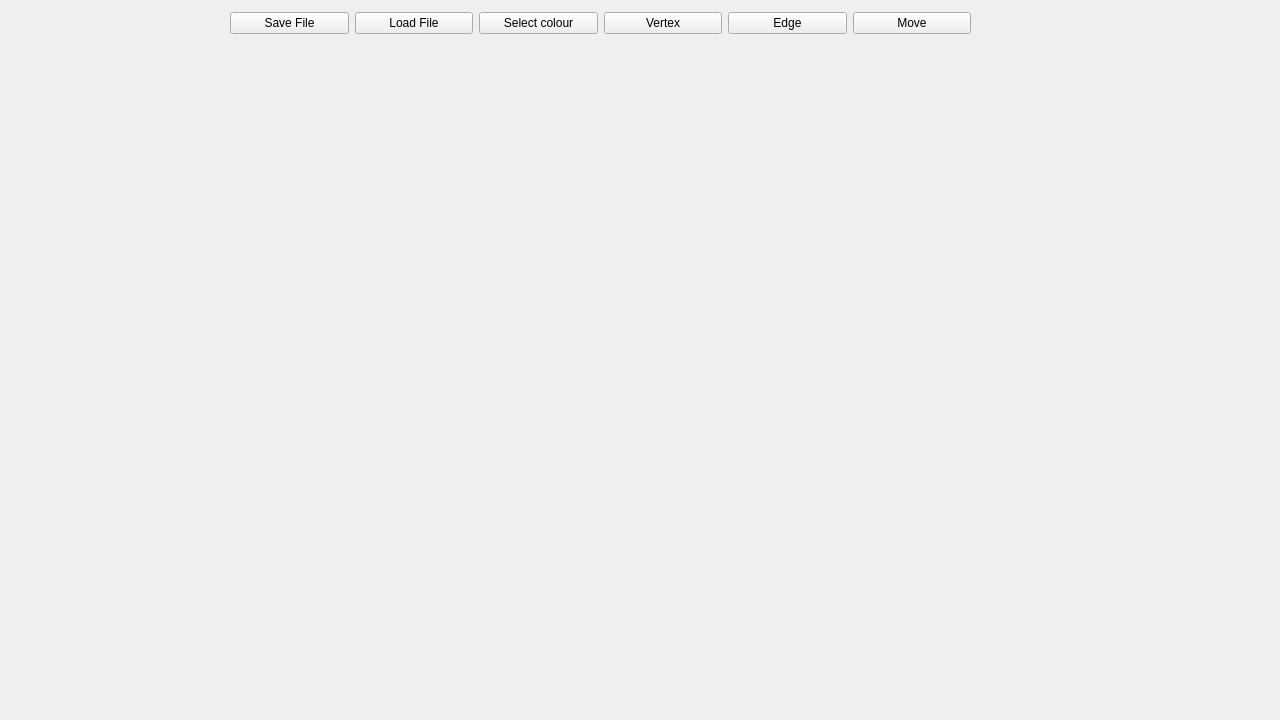
<?xml version="1.0" encoding="UTF-8"?>
<ui version="4.0">
 <class>MainWindow</class>
 <widget class="QMainWindow" name="MainWindow">
  <property name="geometry">
   <rect>
    <x>0</x>
    <y>0</y>
    <width>1280</width>
    <height>720</height>
   </rect>
  </property>
  <property name="windowTitle">
   <string>Graphs Builder v1.4</string>
  </property>
  <widget class="QWidget" name="centralwidget">
   <widget class="GraphWidget" name="widget" native="true">
    <property name="geometry">
     <rect>
      <x>0</x>
      <y>39</y>
      <width>1280</width>
      <height>681</height>
     </rect>
    </property>
   </widget>
   <widget class="QWidget" name="layoutWidget">
    <property name="geometry">
     <rect>
      <x>230</x>
      <y>10</y>
      <width>741</width>
      <height>26</height>
     </rect>
    </property>
    <layout class="QHBoxLayout" name="horizontalLayout">
     <item>
      <widget class="QPushButton" name="save">
       <property name="text">
        <string>Save File</string>
       </property>
       <property name="icon">
        <iconset theme="QIcon::ThemeIcon::DocumentSaveAs"/>
       </property>
      </widget>
     </item>
     <item>
      <widget class="QPushButton" name="load">
       <property name="text">
        <string>Load File</string>
       </property>
       <property name="icon">
        <iconset theme="QIcon::ThemeIcon::DocumentOpen"/>
       </property>
      </widget>
     </item>
     <item>
      <widget class="QPushButton" name="colorOpener">
       <property name="text">
        <string>Select colour</string>
       </property>
      </widget>
     </item>
     <item>
      <widget class="QPushButton" name="vertexSelect">
       <property name="text">
        <string>Vertex</string>
       </property>
       <property name="icon">
        <iconset theme="QIcon::ThemeIcon::DriveOptical"/>
       </property>
      </widget>
     </item>
     <item>
      <widget class="QPushButton" name="edgeSelect">
       <property name="text">
        <string>Edge</string>
       </property>
       <property name="icon">
        <iconset theme="QIcon::ThemeIcon::GoUp"/>
       </property>
      </widget>
     </item>
     <item>
      <widget class="QPushButton" name="moveModeSelect">
       <property name="text">
        <string>Move</string>
       </property>
       <property name="icon">
        <iconset theme="QIcon::ThemeIcon::InputMouse"/>
       </property>
      </widget>
     </item>
    </layout>
   </widget>
  </widget>
 </widget>
 <customwidgets>
  <customwidget>
   <class>GraphWidget</class>
   <extends>QWidget</extends>
   <header location="global">graphwidget.h</header>
   <container>1</container>
  </customwidget>
 </customwidgets>
 <resources/>
 <connections/>
</ui>
